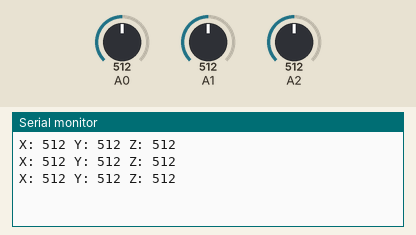
Bench run of a sketch on a simulated Arduino Uno, built with avr-gcc and run on an emulated ATmega328P. Parts: the last lines printed to the serial monitor. The test bench sets the inputs (shaded band); at power-on: A0 = 512, A1 = 512, A2 = 512.

Above: at 1.3 s.
1.4 s: A0 set to 716
At 1.9 s:
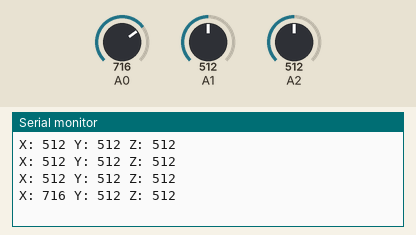
2.9 s: A1 set to 716
At 3.4 s:
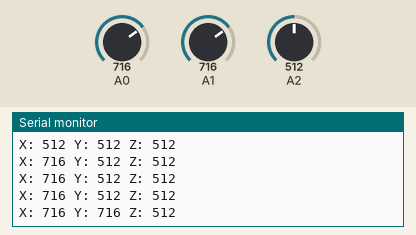
4.4 s: A2 set to 716
At 4.9 s:
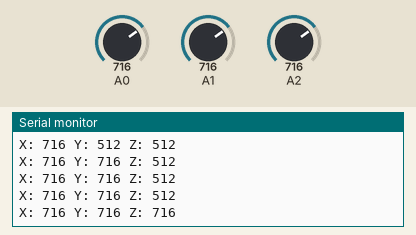
5.9 s: A0 set to 900
At 6.4 s:
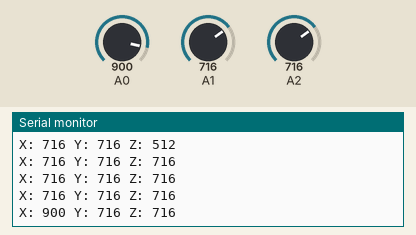
7.4 s: A1 set to 900
At 7.9 s:
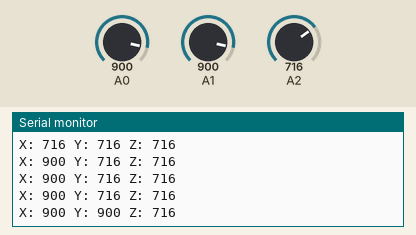
8.9 s: A2 set to 900
At 9.4 s:
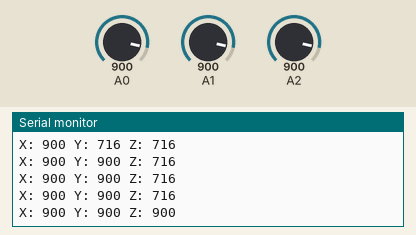
Timing chart, 0 to 11.4 s (numbered marks = the images above; inputs shaded):
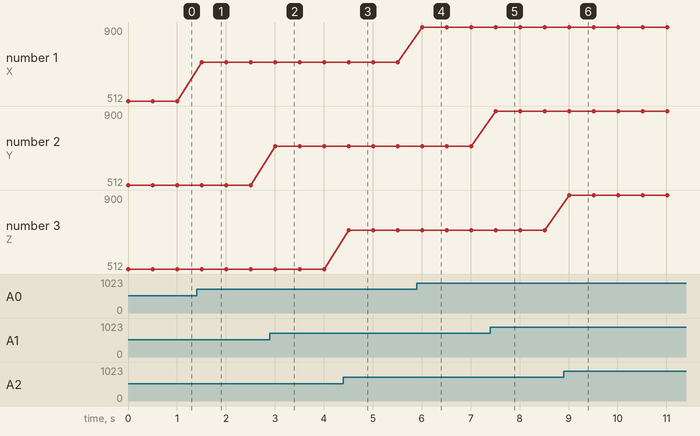

The sketch:

accelerometerOutputs.ino
```cpp
int intX=0;
int intY=0;
int intZ=0;

void setup() {
  // put your setup code here, to run once:
  analogReference(EXTERNAL);
  Serial.begin(9600); // Initializes serial port
  while(!Serial){
    ; // wait for serial port to connect. Needed for native USB
  }
}

void loop() {
  // put your main code here, to run repeatedly:
  intX=analogRead(A0);
  intY=analogRead(A1);
  intZ=analogRead(A2);
  Serial.print("X: ");
  Serial.print(intX);
  Serial.print(" Y: ");
  Serial.print(intY);
  Serial.print(" Z: ");
  Serial.println(intZ);
  delay(500);
}
```

Measured:
- after the input at 1.4 s, the serial monitor: prints a new line after 0.10 s (image 1)
- after the input at 2.9 s, the serial monitor: prints a new line after 0.11 s (image 2)
- after the input at 4.4 s, the serial monitor: prints a new line after 0.11 s (image 3)
- after the input at 5.9 s, the serial monitor: prints a new line after 0.11 s (image 4)
- after the input at 7.4 s, the serial monitor: prints a new line after 0.11 s (image 5)
- after the input at 8.9 s, the serial monitor: prints a new line after 0.12 s (image 6)
- plotted number 1: 512 → 716 after the input at 1.4 s, 716 → 900 after the input at 5.9 s
